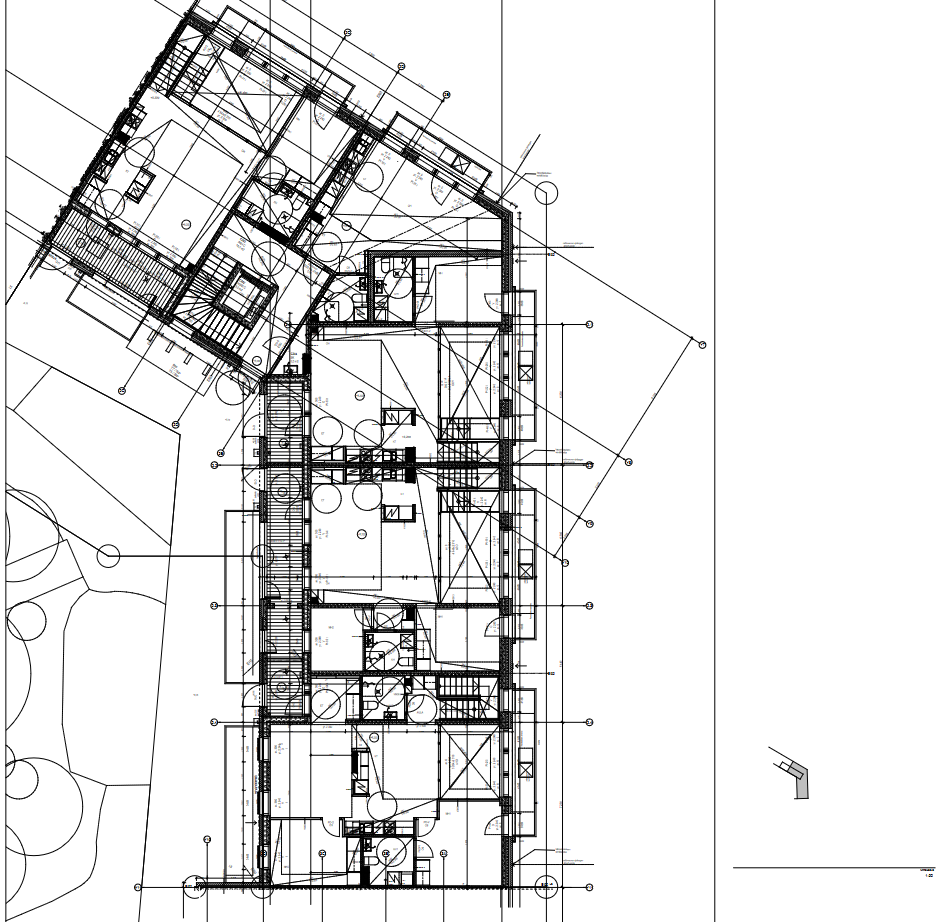
#> input picture hacky_test_aleksis/input_image_3.png, 952 x 922 px, found by its file name
$ python filter.py
#> lines starting #> are read from the running program, lines starting #| are printed output that depends on the picture; after the words box and inside, x2 and y2 are one past the last pixel; in counts of white or black regions, pixels touching at a corner belong together
import cv2
import numpy as np

# Step 1: Read the image and convert it to grayscale
add_path = "hacky_test_aleksis/"
input_image = add_path + 'input_image_3.png'
output_image = add_path + 'output_image.png'
img = cv2.imread(input_image)
#> img is the input picture: shape (922, 952, 3); mean B, G, R 227.8, 227.8, 227.8
gray = cv2.cvtColor(img, cv2.COLOR_BGR2GRAY)

# Step 2: Apply Gaussian blur to the grayscale image
kernel_size = 5
blur_gray = cv2.GaussianBlur(gray, (kernel_size, kernel_size), 1)

# Step 3: Perform edge detection using the Canny method
low_threshold = 50
high_threshold = 150
edges = cv2.Canny(blur_gray, low_threshold, high_threshold)
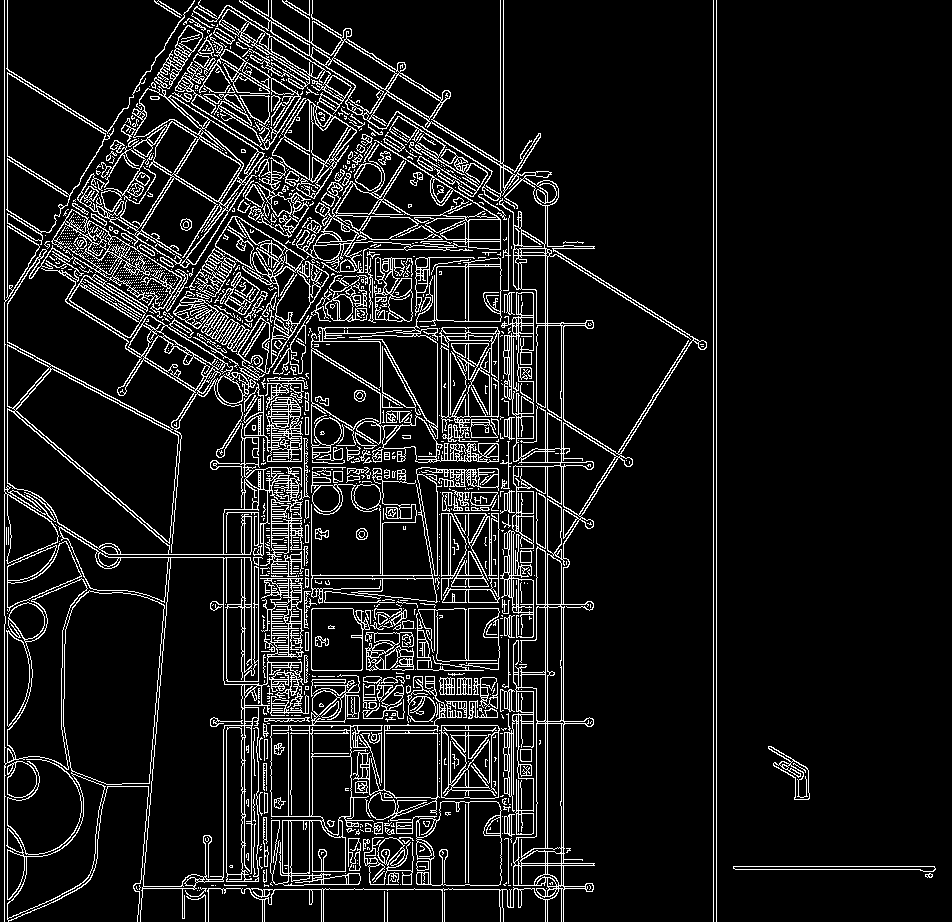
#> edges: shape (922, 952); 10.3% white in thin lines or dots
cv2.imshow("edges", edges)
# Step 4: Detect lines using the HoughLinesP method
rho = 1  # distance resolution in pixels of the Hough grid
theta = np.pi / 180  # angular resolution in radians of the Hough grid
threshold = 200  # minimum number of votes (intersections in Hough grid cell)
min_line_length = 20  # minimum number of pixels making up a line
max_line_gap = 20  # maximum gap in pixels between connectable line segments
line_image = np.copy(img) * 0  # creating a blank to draw lines on
#> line_image: shape (922, 952, 3); every value is 0

lines = cv2.HoughLinesP(edges, rho, theta, threshold, np.array([]),
                        min_line_length, max_line_gap)
#> lines = 143 rows, first 6: [4, 921, 4, 0], [713, 921, 713, 0], [716, 921, 716, 0], [7, 515, 7, 0], [547, 921, 547, 171], [545, 921, 545, 171]

# Step 5: Draw the detected lines on a blank image
for line in lines:
    for x1, y1, x2, y2 in line:
        cv2.line(line_image, (x1, y1), (x2, y2), (255, 255, 255), 2)
#> this loop made 143 passes
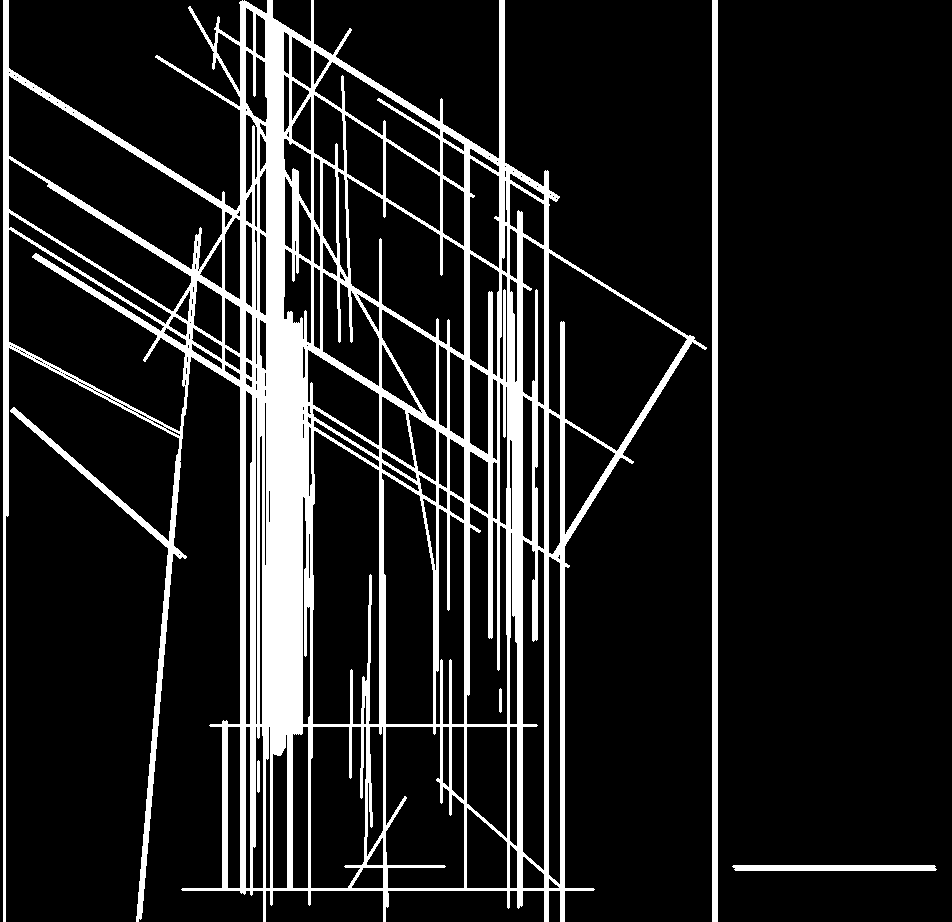
#> line_image: shape (922, 952, 3); 13.8% white; 5 white regions, box (x1, y1, x2, y2) and area: (3, 0, 707, 922) 113990, (712, 0, 718, 922) 5532, (732, 865, 937, 871) 1213, (257, 760, 260, 793) 95, (499, 688, 502, 713) 71

# Step 6: Subtract the lines from the original image
inverted_line_image = cv2.bitwise_not(line_image)
lines_edges = cv2.addWeighted(img, 0.8, line_image, 1, 0)
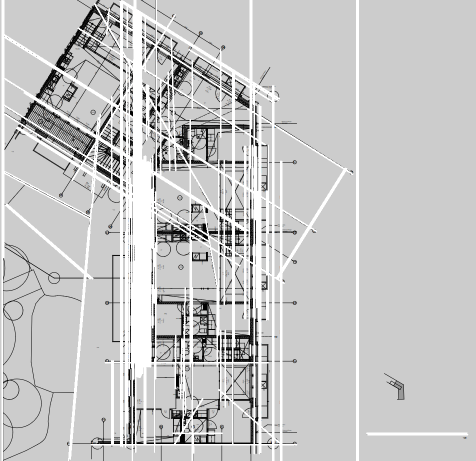
#> lines_edges: shape (922, 952, 3) (shown at 1/2 size); mean B, G, R 198.4, 198.4, 198.4
inverted_img = cv2.bitwise_not(img)

cv2.imshow("invert", inverted_line_image)
cv2.imshow("inverted_img", inverted_img)

inverted_img = cv2.cvtColor(inverted_img, cv2.COLOR_BGRA2BGR)

print(inverted_line_image.shape)
#| (922, 952, 3)
print(inverted_img.shape)
#| (922, 952, 3)
test = cv2.bitwise_and(inverted_img, inverted_line_image)
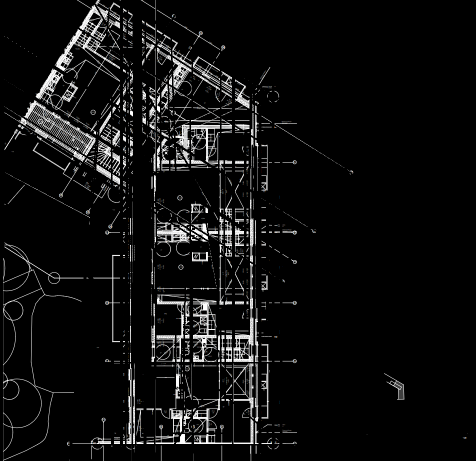
#> test: shape (922, 952, 3) (shown at 1/2 size); mean B, G, R 15.7, 15.7, 15.7
inverted_test = cv2.bitwise_not(test)
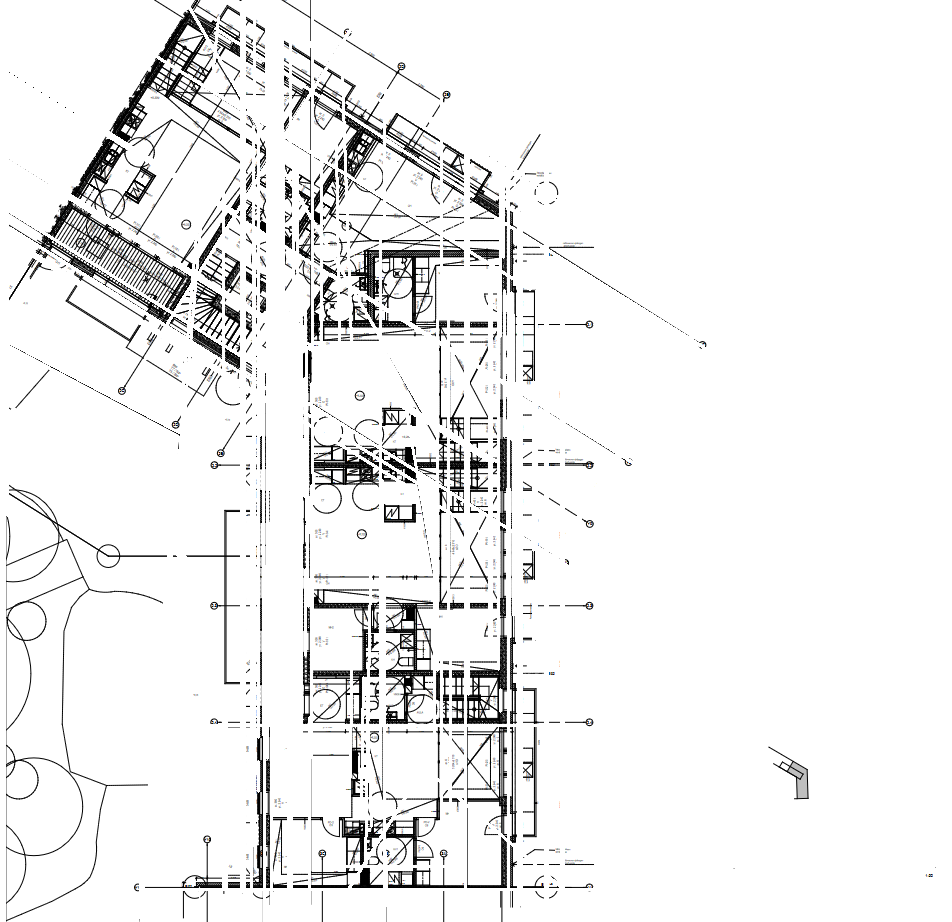
#> inverted_test: shape (922, 952, 3); mean B, G, R 239.3, 239.3, 239.3
cv2.imshow('test', inverted_test)
cv2.imshow("uninverted", cv2.bitwise_not(inverted_img))
# Save the result image
cv2.imwrite(output_image, inverted_test)


cv2.waitKey(0)
cv2.destroyAllWindows()

$ run again, with hacky_test_aleksis/input_image_2.png copied over hacky_test_aleksis/input_image_3.png
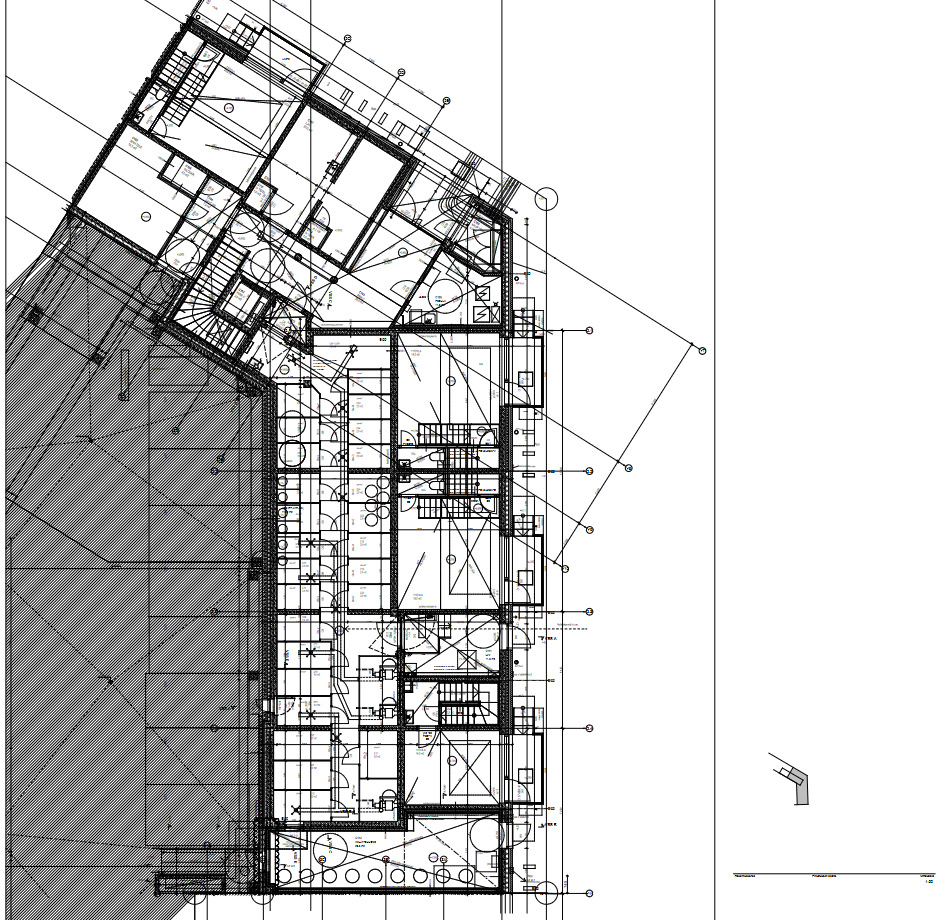
#> input picture hacky_test_aleksis/input_image_2.png, 952 x 920 px, found by its file name
#> img is the input picture: shape (920, 952, 3); mean B, G, R 204.4, 204.4, 204.4
#> `edges = cv2.Canny(blur_gray, low_threshold, high_threshold)`:
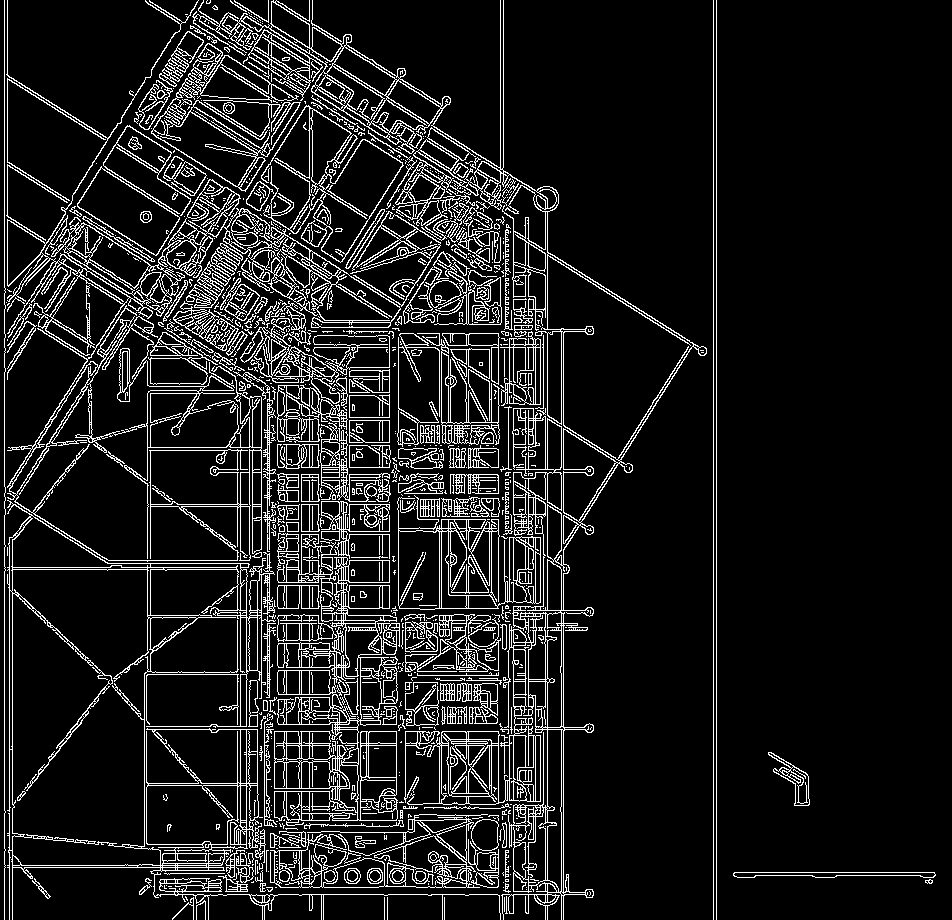
#> edges: shape (920, 952); 11% white in thin lines or dots
#> lines = 153 rows, first 6: [4, 919, 4, 0], [716, 919, 716, 0], [713, 919, 713, 0], [547, 919, 547, 186], [309, 910, 309, 0], [563, 919, 563, 328]
#> the loop `for line in lines:` made 153 passes
#> inverted_line_image: shape (920, 952, 3); 84.2% white; 9 black regions, largest, box (x1, y1, x2, y2) and area: (3, 0, 708, 920) 129432, (712, 0, 718, 920) 5520, (356, 653, 362, 889) 1396
#| (920, 952, 3)
#| (920, 952, 3)
#> `inverted_test = cv2.bitwise_not(test)`:
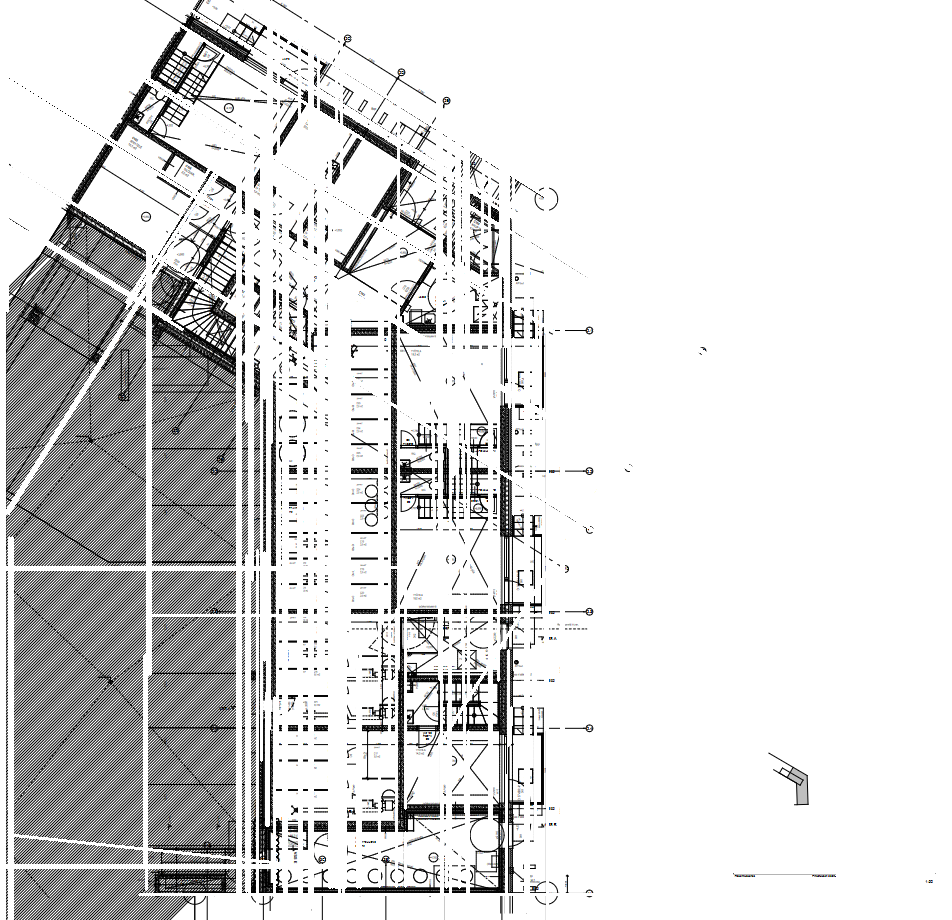
#> inverted_test: shape (920, 952, 3); mean B, G, R 219.9, 219.9, 219.9

$ run again, with hacky_test_aleksis/input_image.png copied over hacky_test_aleksis/input_image_3.png
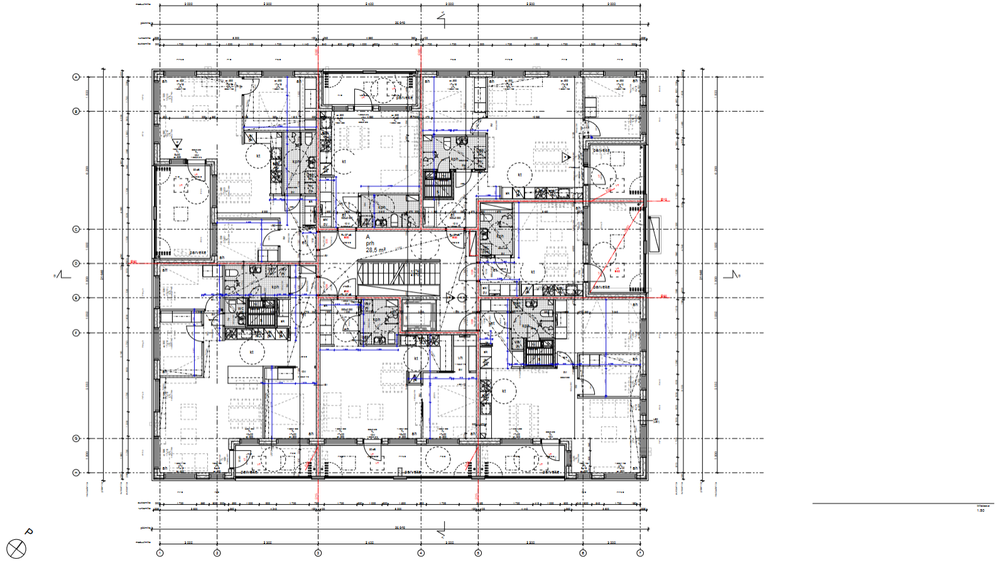
#> input picture hacky_test_aleksis/input_image.png, 1000 x 565 px, shrunk from 1592 x 900 before the run, found by its file name
#> img is the input picture: shape (565, 1000, 3); mean B, G, R 234.7, 234, 234.6
#> `edges = cv2.Canny(blur_gray, low_threshold, high_threshold)`:
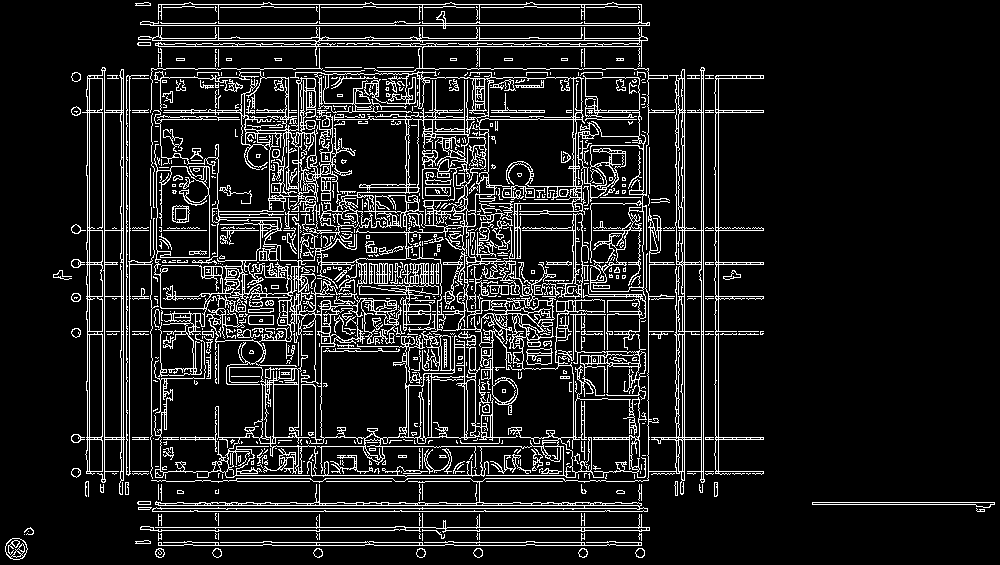
#> edges: shape (565, 1000); 11.8% white in thin lines or dots
#> lines = 89 rows, first 6: [71, 437, 763, 437], [140, 527, 649, 527], [71, 112, 351, 112], [150, 25, 649, 25], [152, 511, 647, 511], [158, 505, 641, 505]
#> the loop `for line in lines:` made 89 passes
#> inverted_line_image: shape (565, 1000, 3); 83.7% white; 3 black regions, box (x1, y1, x2, y2) and area: (70, 3, 765, 559) 91317, (811, 501, 996, 506) 919, (217, 143, 220, 174) 89
#| (565, 1000, 3)
#| (565, 1000, 3)
#> `inverted_test = cv2.bitwise_not(test)`:
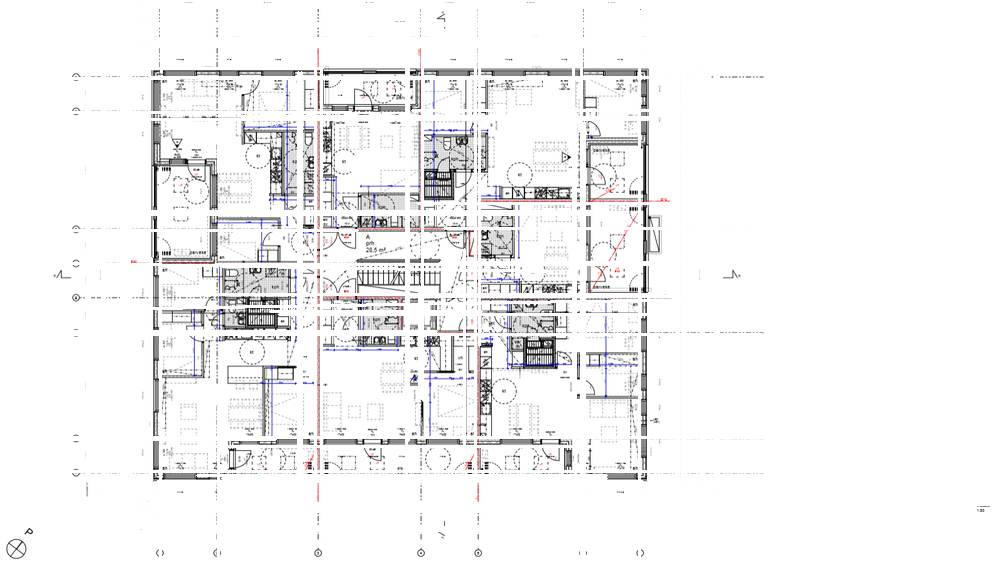
#> inverted_test: shape (565, 1000, 3); mean B, G, R 243.6, 243.1, 243.5
